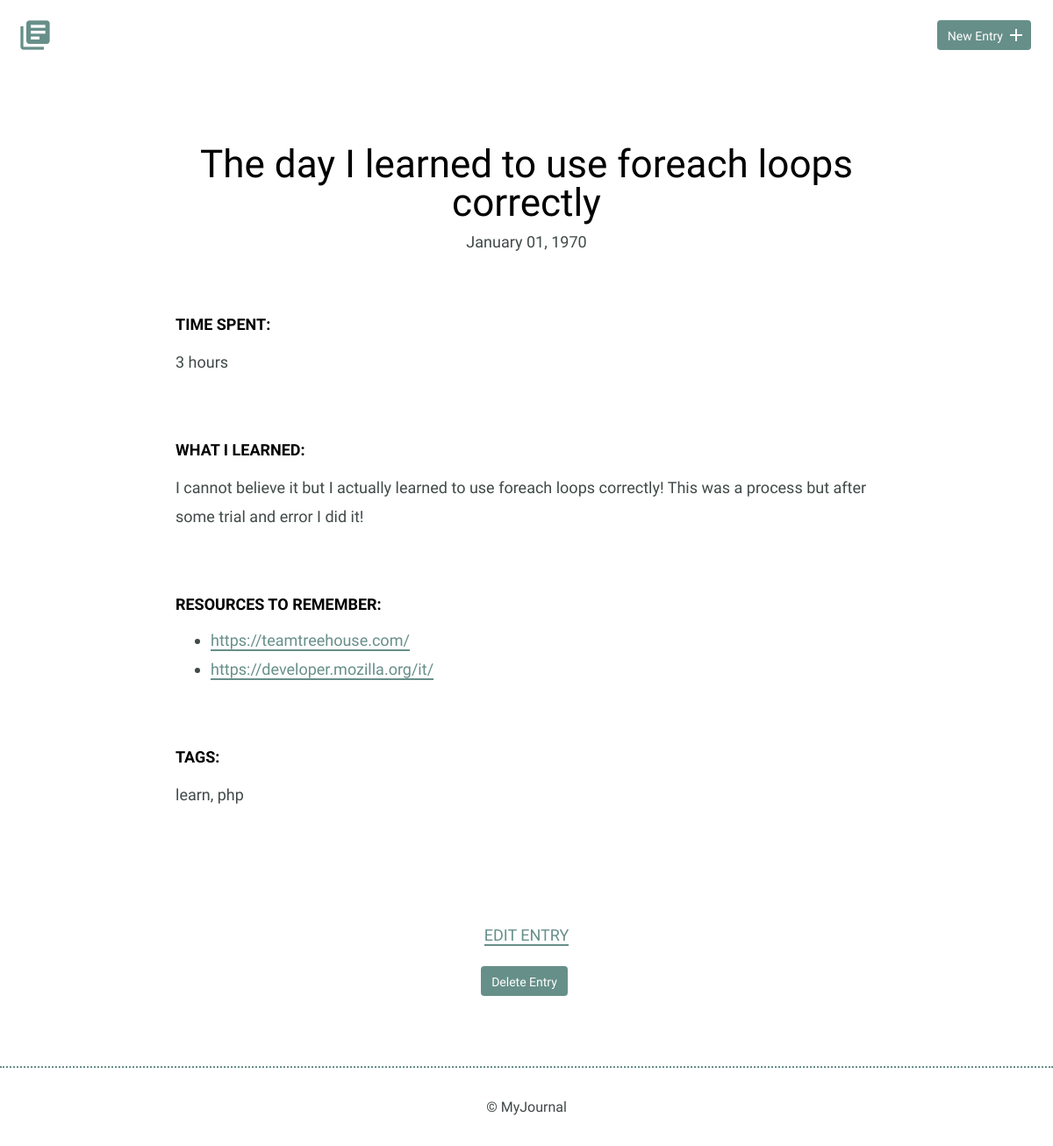
The page /detail.php?id=5 on the database its author committed.
### tables this page shows
CREATE TABLE "entries" (
	`id`	INTEGER,
	`title`	TEXT,
	`date`	TEXT,
	`time_spent`	INTEGER,
	`learned`	BLOB,
	`resources`	BLOB, tags TEXT,
	PRIMARY KEY(`id`)
);

### detail.php (the view, shortened to what this page needs)
<?php
include('inc/header.php');
include('inc/functions.php');
if(!empty($_GET['id'])){
    $entry_id = intval($_GET['id']);
}
try{
    $result = $db->prepare('SELECT *
    FROM entries
    WHERE id =?');
    $result->bindParam(1, $entry_id);
    $result->execute();
}catch(Exception $e){
    echo $e->getMessage();
    die();
}
$entry = $result->fetch(PDO::FETCH_ASSOC);
?>
                <div class="entry-list single">
                    <article>
                        <h1><?php echo $entry['title']; ?></h1>
                        <time datetime="<?php echo $entry['date'];?>"><?php echo date('F d, Y', $entry['date']);?></time>
                        <div class="entry">
                            <h3>Time Spent: </h3>
                            <p><?php echo $entry['time_spent'];?></p>
                        </div>
                        <div class="entry">
                            <h3>What I Learned:</h3>
                            <p><?php echo $entry['learned'];?></p>
                        </div>
                        <div class="entry">
                            <h3>Resources to Remember:</h3>
                            <?php
                                if (!empty($entry['resources'])) {
                                    echo "<ul>";
                                    foreach (explode(',', $entry['resources']) as $ent) {
                                        if (stripos(trim($ent), 'http://') === 0 or stripos(trim($ent), 'https://') === 0) {
                                            echo "<li><a href='" . strtolower(trim($ent)) . "' target='_blank'>" . strtolower(trim($ent)) . "</a></li>";
                                        } else {
                                            echo "<li>" . trim($ent) . "</li>";
                                        }
                                    }
                                    echo "</ul>";
                                }
                            ?>
                        </div>
                        <div class="entry">
                            <h3>Tags:</h3>
                            <p><?php echo $entry['tags'];?></p>
                        </div>
                    </article>
                </div>
            </div>
            <div class="edit">
                <p><a href="edit.php?id=<?php echo $entry['id'];?>">Edit Entry</a></p>
                <?php
                                              echo " <form method='post' action='detail.php' onsubmit='return confirm(\"Are you sure you want to delete this entry?\")'>\n";
                                              echo '<input type="submit" value="Delete Entry" class="button">';
                                              echo " </form>";
                ?>
            </div>
        </section>
        <footer>
            <div>
                &copy; MyJournal
            </div>
        </footer>
    </body>
</html>

### css/site.css (style rules this page uses)
body { font-size: 16px; color: #404a49; font-family: 'Cousine', serif; font-weight: 400; }
footer { text-align: center; padding: 35px 0; border-top: 2px dotted #678f89; }
.button { padding: 8px 10px 6px 10px; background: #678f89; border: 2px solid #678f89; border-radius: 4px; text-decoration: none; color: #FFF; position: relative; text-align: center; font-size: 14px; }
h1, h2, h3 { margin: 0; font-weight: 400; line-height: 1em; color: #000; }
h1 { font-size: 44px; margin-bottom: 12px; }
h3 { font-size: 18px; font-family: 'Work Sans', serif; font-weight: 600; text-transform: uppercase; }
p { line-height: 1.8em; font-size: 18px; }
p a { border-bottom: 2px solid #678f89; padding: 0; color: #678f89; text-decoration: none; }
ul li { line-height: 1.8em; font-size: 18px; }
ul li a { border-bottom: 2px solid #678f89; line-height: 1.8em; color: #678f89; text-decoration: none; }
.entry-list, .edit-entry, .new-entry { max-width: 800px; margin: 0 auto; padding: 70px 0 150px 0; }
.entry-list article { margin-bottom: 70px; text-align: center; }
.entry-list article:last-child { margin-bottom: 0; }
.entry-list.single { padding-bottom: 70px; }
.entry-list.single time { font-size: 18px; }
.entry { max-width: 800px; margin: 75px auto 0 auto; text-align: left; }
.entry p { margin-bottom: 40px; }
.edit { padding-bottom: 80px; text-align: center; margin: 0 auto; }
.edit a { font-weight: 400; text-transform: uppercase; font-size: 18px; }
input[type=submit] { margin-right: 5px; }

### rows shown on the page
entries: title "The day I learned to use foreach loops correctly", date "January 01, 1970", time_spent "3 hours", learned "I cannot believe it but I actually learned to use foreach loops correctly! This was a process but after some trial and error I did it!", resources "https://teamtreehouse.com/", resources "https://developer.mozilla.org/it/", tags "learn, php"
